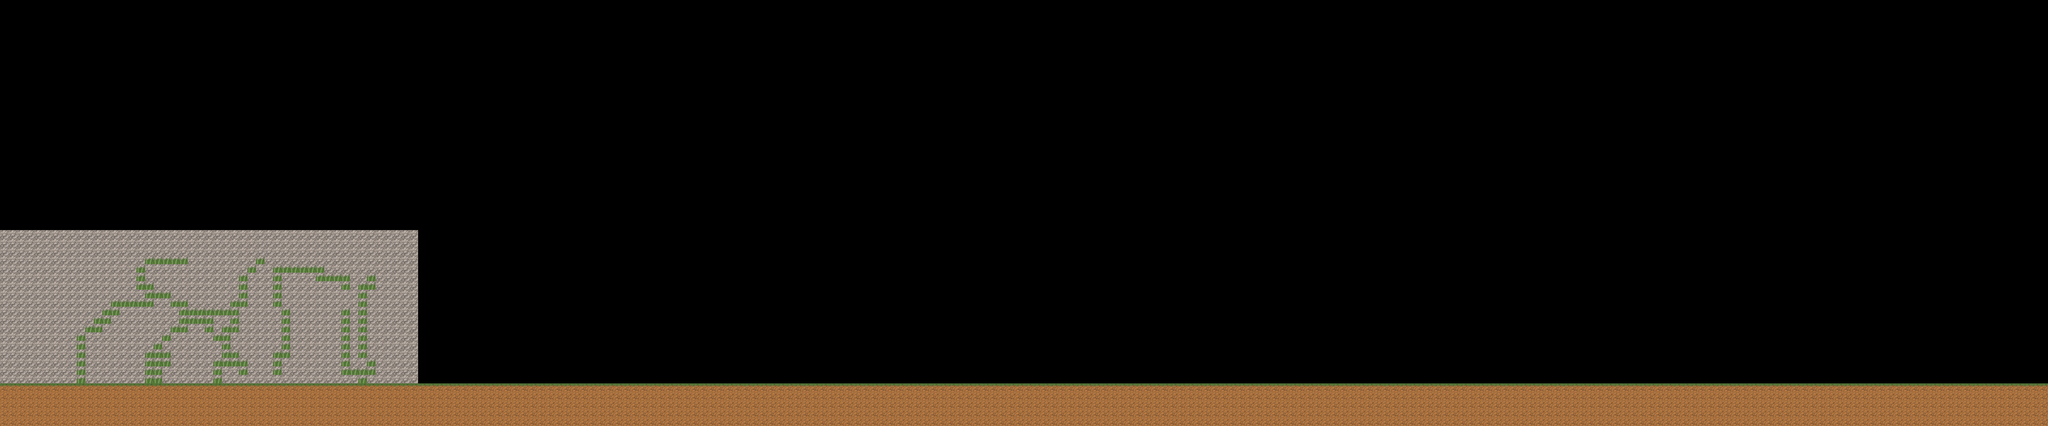

A level layout from a 2D game, rendered from its tile map. Below: a short description, then the map file with tile-grid data replaced by summaries:
An orthogonal 240x50 tile map with 16x16 px tiles, 4 tile layers (Tile Layer 1, wall, Player, grass) and 1 object.

<map version="1.9" tiledversion="1.9.2" orientation="orthogonal" renderorder="right-down" width="240" height="50" tilewidth="16" tileheight="16" infinite="0" nextlayerid="6" nextobjectid="7">
 <editorsettings>
  <export target="../tilemaps/map4.json" format="json" />
 </editorsettings>
 <tileset firstgid="1" name="spritesheet" tilewidth="16" tileheight="16" tilecount="600" columns="30">
  <image source="../sprites/spritesheet.png" width="480" height="320" />
 </tileset>
 <layer id="1" name="Tile Layer 1" width="240" height="50">
  <properties>
   <property name="collide" type="bool" value="true" />
  </properties>
  <data>[12000 cells, 1200 non-empty, 2 distinct tile ids]</data>
 </layer>
 <layer id="3" name="wall" width="240" height="50">
  <data>[12000 cells, 882 non-empty, 1 distinct tile ids]</data>
 </layer>
 <layer id="5" name="Player" width="240" height="50">
  <data>[12000 cells, 0 non-empty, 0 distinct tile ids]</data>
 </layer>
 <layer id="4" name="grass" width="240" height="50">
  <data>[12000 cells, 127 non-empty, 1 distinct tile ids]</data>
 </layer>
 <objectgroup id="2" name="Spawn">
  <object id="6" x="71" y="695">
   <point />
  </object>
 </objectgroup>
</map>
